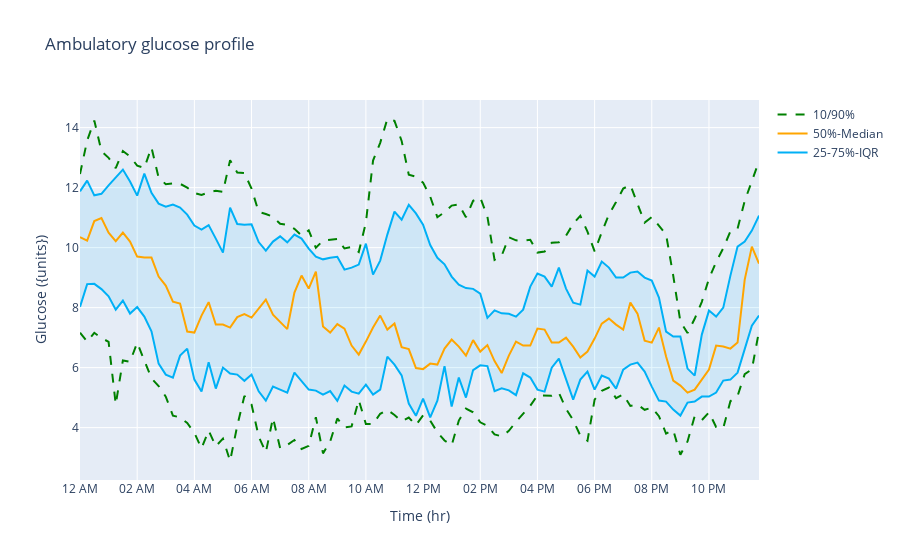

Notebook cell for this chart:
### Markdown cell above
### 4.1.3. Ambulatory glucose profile

### Code cell
visualizations.agp(dxcm2_transformed)
